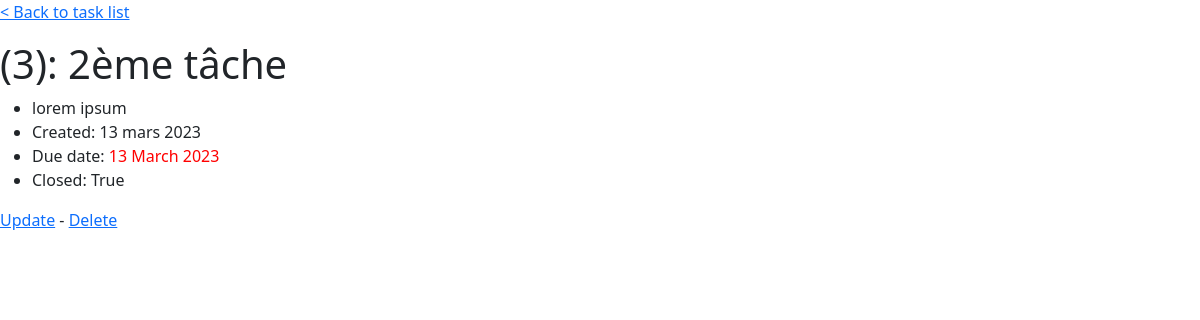
The app's page /todo/2eme-tache/, older data.
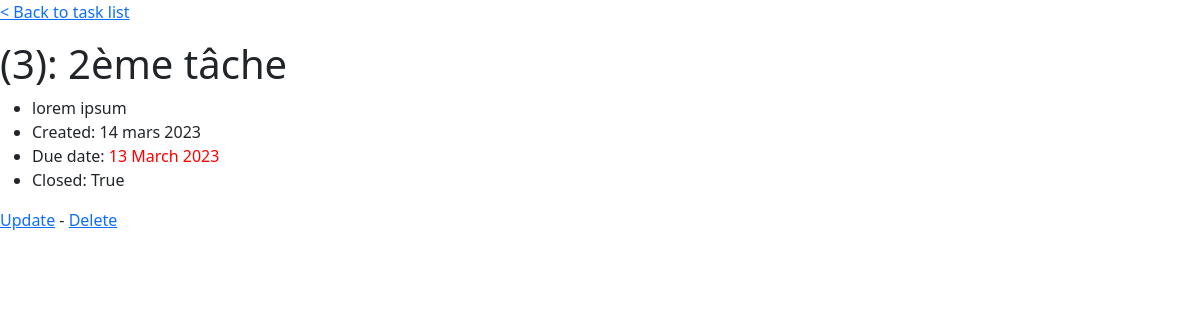
The same page, newer data.
### todo/models.py (models this page shows, shortened)
class Task(models.Model):
    category = models.ForeignKey(Category, on_delete=models.SET_NULL, null=True)
    tag = models.ManyToManyField(Tag)
    name = models.CharField(max_length=50, blank=False)
    description = models.TextField(blank=True)
    created_date = models.DateField(auto_now=True)
    due_date = models.DateField(default=date.today)
    closed = models.BooleanField(default=False)
    slug = models.SlugField(null=True)
    @admin.display(description="Due date")
    def colored_due_date(self):
        today = date.today()
        delta = (self.due_date - today).days
        color = "red"
        if delta >= 7:
            color = "green"
        elif delta > 0:
            color = "orange"
        return format_html(f"<span style='color:{color}'>{self.due_date.__format__('%d %B %Y')}</span>")
    class Meta:
        ordering = ['slug']
        verbose_name = "Tâche"

### todo/views.py (the view)
# urls.py: path('<slug:slug>/', task_slug, name="task-slug"),
def task_slug(request, slug):
    task = Task.objects.get(slug=slug)
    context = {
        "task":task
    }
    return render(request=request, template_name="todo/details.dj.html", context=context)

### todo/templates/todo/details.dj.html (shortened to what this page needs)
{% extends 'base.dj.html' %}  {% block content %}
<p><a href="{% url 'task-list' %}">< Back to task list</a></p>
<h1>({{ task.id }}): {{ task.name }}</h1>
<ul>
    <li>{{ task.description }}</li>
    <li>Created: {{ task.created_date }}</li>
    <li>Due date: {{ task.colored_due_date }}</li>
    <li>Closed: {{ task.closed }}</li>
</ul>
<p>
    <a href="{% url 'task-update' task.id %}">Update</a> -
    <a href="{% url 'task-delete' task.id %}">Delete</a>
</p>
{% endblock content %}

Row changes from the older to the newer data that the page shows:
changed Task "2ème tâche": created_date "13 mars 2023" → "14 mars 2023"
